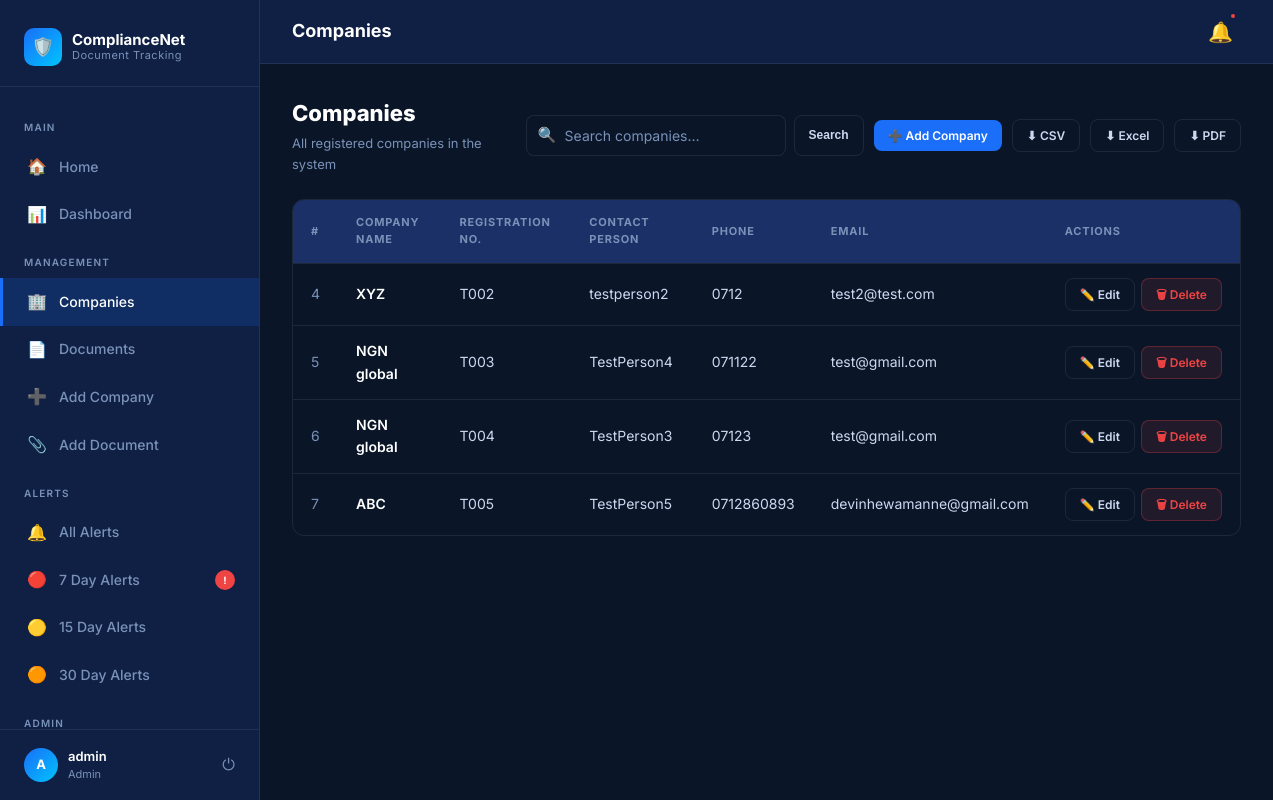
The app's page /companies (signed in) with its own data.
### tables this page shows
CREATE TABLE companies (
    id INTEGER PRIMARY KEY AUTOINCREMENT,
    company_name TEXT NOT NULL,
    registration_number TEXT,
    address TEXT,
    contact_person TEXT,
    phone TEXT,
    email TEXT
);

### app.py (the view)
@app.route('/companies')
@login_required
def company_list():
    if 'user_id' not in session:
        return redirect('/login')
    search = request.args.get('search')
    conn = sqlite3.connect('company.db')
    cursor = conn.cursor()
    if search:
        cursor.execute(
            """
            SELECT *
            FROM companies
            WHERE company_name LIKE ?
            OR registration_number LIKE ?
            """,
            (
                '%' + search + '%',
                '%' + search + '%'
            )
        )
    else:
        cursor.execute(
            "SELECT * FROM companies"
        )
    companies = cursor.fetchall()
    conn.close()
    return render_template(
        'company_list.html',
        companies=companies
    )

### app.py (called while the page is built)
def login_required(f):
    @wraps(f)
    def decorated_function(*args, **kwargs):
        if 'user_id' not in session:
            return redirect('/login')
        return f(*args, **kwargs)
    return decorated_function

### templates/company_list.html (shortened to what this page needs)
{% extends 'base.html' %}
{% block topbar_title %}Companies{% endblock %}
{% block content %}
<div class="page-header">
  <div>
    <h1>Companies</h1>
    <p>All registered companies in the system</p>
  </div>
  <div style="display:flex;gap:10px;align-items:center">
    <form method="GET" action="/companies" style="display:flex;gap:8px">
      <div class="search-wrap">
        <span class="search-icon">🔍</span>
        <input type="text" name="search" class="form-control" placeholder="Search companies…" value="{{ request.args.get('search','') }}" style="width:260px"/>
      </div>
      <button type="submit" class="btn btn-outline btn-sm">Search</button>
    </form>
    <a href="/add-company" class="btn btn-primary btn-sm">➕ Add Company</a>
    <a href="/export_companies_csv" class="btn btn-outline btn-sm">⬇ CSV</a>
    <a href="/export_companies_excel" class="btn btn-outline btn-sm">⬇ Excel</a>
    <a href="/export_companies_pdf" class="btn btn-outline btn-sm">⬇ PDF</a>
  </div>
</div>
{% if companies %}
<div class="table-wrap">
  <table>
    <thead>
      <tr>
        <th>#</th>
        <th>Company Name</th>
        <th>Registration No.</th>
        <th>Contact Person</th>
        <th>Phone</th>
        <th>Email</th>
        <th>Actions</th>
      </tr>
    </thead>
    <tbody>
      {% for company in companies %}
      <tr>
        <td style="color:var(--muted)">{{ company[0] }}</td>
        <td><span class="company-name">{{ company[1] }}</span></td>
        <td>{{ company[2] }}</td>
        <td>{{ company[4] }}</td>
        <td>{{ company[5] }}</td>
        <td>{{ company[6] }}</td>
        <td>
          <div style="display:flex;gap:6px">
            {% if session.get('role') == 'admin' %}
            <a href="/edit-company/{{ company[0] }}" class="btn btn-outline btn-sm">✏️ Edit</a>
            <a href="/delete-company/{{ company[0] }}" class="btn btn-danger btn-sm" onclick="return confirm('Delete this company?')">🗑 Delete</a>
            {% endif %}
          </div>
        </td>
      </tr>
      {% endfor %}
    </tbody>
  </table>
</div>
{% endif %}
{% endblock %}

### templates/base.html (style rules this page uses)
*, *::before, *::after { box-sizing: border-box; margin: 0; padding: 0; }
:root { --navy: #0a1628; --navy-mid: #0f2044; --navy-card: #112255; --navy-light:#1a3066; --blue: #1a6ef7; --blue-light:#3d8ef8; --blue-glow: rgba(26,110,247,0.18); --cyan: #00c4ff; --white: #ffffff; --text: #cdd8f0; --muted: #7a91b8; --border: rgba(255,255,255,0.08); --red: #ef4444; --yellow: #f59e0b; --green: #10b981; --radius: 12px; --radius-sm: 8px; --shadow: 0 4px 24px rgba(0,0,0,0.4); }
html, body { height: 100%; font-family: 'Inter', sans-serif; background: var(--navy); color: var(--white); line-height: 1.6; }
a { color: inherit; text-decoration: none; }
.btn { display: inline-flex; align-items: center; gap: 8px; padding: 10px 20px; font-size: 14px; font-weight: 600; border-radius: var(--radius-sm); border: none; cursor: pointer; transition: all 0.2s; white-space: nowrap; }
.btn-primary { background: var(--blue); color: #fff; }
.btn-outline { background: transparent; border: 1px solid var(--border); color: var(--text); }
.btn-danger { background: rgba(239,68,68,0.1); border: 1px solid rgba(239,68,68,0.3); color: var(--red); }
.btn-sm { padding: 6px 14px; font-size: 12px; }
.table-wrap { overflow-x: auto; border-radius: var(--radius); border: 1px solid var(--border); }
table { width: 100%; border-collapse: collapse; font-size: 14px; }
thead { background: var(--navy-light); }
thead th { padding: 14px 18px; text-align: left; font-size: 11px; font-weight: 700; letter-spacing: 0.8px; text-transform: uppercase; color: var(--muted); border-bottom: 1px solid var(--border); }
tbody tr { border-bottom: 1px solid var(--border); transition: background 0.15s; }
tbody tr:last-child { border-bottom: none; }
tbody td { padding: 14px 18px; color: var(--text); vertical-align: middle; }
td .company-name { color: var(--white); font-weight: 600; }
.form-control { background: var(--navy); border: 1px solid var(--border); border-radius: var(--radius-sm); padding: 11px 14px; color: var(--white); font-size: 14px; font-family: 'Inter', sans-serif; transition: border-color 0.2s; width: 100%; }
.form-control::placeholder { color: var(--muted); }
.search-wrap { position: relative; max-width: 340px; }
.search-wrap input { padding-left: 38px !important; }
.search-icon { position: absolute; left: 12px; top: 50%; transform: translateY(-50%); color: var(--muted); font-size: 15px; pointer-events: none; }
.page-header { display: flex; align-items: center; justify-content: space-between; margin-bottom: 24px; }
.page-header h1 { font-size: 22px; font-weight: 800; color: var(--white); }
.page-header p { font-size: 13px; color: var(--muted); margin-top: 2px; }

### records on screen
companies: id "4", company_name "XYZ", registration_number "T002", contact_person "testperson2", phone "0712", email "test2@test.com"
companies: id "5", company_name "NGN global", registration_number "T003", contact_person "TestPerson4", phone "071122", email "test@gmail.com"
companies: id "6", company_name "NGN global", registration_number "T004", contact_person "TestPerson3", phone "07123", email "test@gmail.com"
companies: id "7", company_name "ABC", registration_number "T005", contact_person "TestPerson5", phone "0712860893", email "devinhewamanne@gmail.com"

### other values on screen
{{ session.get('username', 'U')[0]|upper }} "A"
{{ session.get('username', 'User') }} "admin"
{{ session.get('role', 'staff') }} "Admin"
